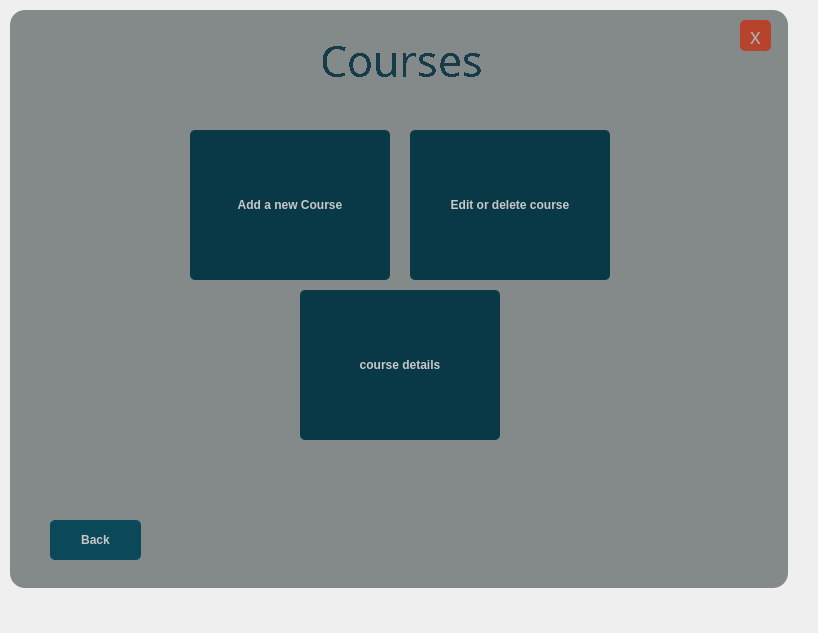
<?xml version="1.0" encoding="UTF-8"?>
<ui version="4.0">
 <class>MainWindow</class>
 <widget class="QMainWindow" name="MainWindow">
  <property name="geometry">
   <rect>
    <x>0</x>
    <y>0</y>
    <width>818</width>
    <height>633</height>
   </rect>
  </property>
  <property name="windowTitle">
   <string>MainWindow</string>
  </property>
  <widget class="QWidget" name="centralwidget">
   <widget class="QFrame" name="frame">
    <property name="geometry">
     <rect>
      <x>10</x>
      <y>10</y>
      <width>778</width>
      <height>578</height>
     </rect>
    </property>
    <property name="styleSheet">
     <string notr="true">background-color: rgb(164, 171, 172);
border-radius:15px;</string>
    </property>
    <property name="frameShape">
     <enum>QFrame::StyledPanel</enum>
    </property>
    <property name="frameShadow">
     <enum>QFrame::Raised</enum>
    </property>
    <widget class="QLabel" name="DarkShade_2">
     <property name="enabled">
      <bool>true</bool>
     </property>
     <property name="geometry">
      <rect>
       <x>0</x>
       <y>0</y>
       <width>778</width>
       <height>578</height>
      </rect>
     </property>
     <property name="styleSheet">
      <string notr="true">background-color:rgba(0,0,0,50);
border-radius:15px;
</string>
     </property>
     <property name="text">
      <string/>
     </property>
    </widget>
    <widget class="QPushButton" name="exit_button">
     <property name="geometry">
      <rect>
       <x>730</x>
       <y>10</y>
       <width>31</width>
       <height>31</height>
      </rect>
     </property>
     <property name="font">
      <font>
       <family>Stencil</family>
       <pointsize>16</pointsize>
      </font>
     </property>
     <property name="styleSheet">
      <string notr="true">QPushButton#exit_button{
	background-color:rgb(184, 67, 44);
	border-radius:5px;
color:rgb(170, 170, 170);
}
QPushButton#exit_button:hover{	
	background-color: qlineargradient(spread:pad, x1:0.99, y1:1, x2:0, y2:0, stop:0.119403 rgba(136, 48, 33, 255), stop:0.791045 rgba(37, 44, 38, 255));
	border-radius:5px;
color:rgb(170, 170, 170);
}
QPushButton#exit_button:pressed{
	padding-left:5px;
padding-top:5px;
	background-color: qlineargradient(spread:pad, x1:0.99, y1:1, x2:0, y2:0, stop:0.119403 rgba(4, 29, 36, 255), stop:0.791045 rgba(37, 44, 38, 255));
	border-radius:5px;
color:rgb(170, 170, 170);
}


</string>
     </property>
     <property name="text">
      <string>x</string>
     </property>
    </widget>
    <widget class="QLabel" name="Program_name">
     <property name="geometry">
      <rect>
       <x>310</x>
       <y>-10</y>
       <width>191</width>
       <height>121</height>
      </rect>
     </property>
     <property name="font">
      <font>
       <family>Dubai Medium</family>
       <pointsize>32</pointsize>
       <weight>50</weight>
       <italic>false</italic>
       <bold>false</bold>
       <underline>false</underline>
       <strikeout>false</strikeout>
       <stylestrategy>NoAntialias</stylestrategy>
       <kerning>true</kerning>
      </font>
     </property>
     <property name="styleSheet">
      <string notr="true">color:rgb(22, 60, 73);
background:none;</string>
     </property>
     <property name="text">
      <string>Courses</string>
     </property>
    </widget>
    <widget class="QPushButton" name="Add_Button">
     <property name="geometry">
      <rect>
       <x>180</x>
       <y>120</y>
       <width>200</width>
       <height>150</height>
      </rect>
     </property>
     <property name="font">
      <font>
       <pointsize>9</pointsize>
       <weight>75</weight>
       <bold>true</bold>
      </font>
     </property>
     <property name="styleSheet">
      <string notr="true">QPushButton#Add_Button{
	background-color: rgb(9, 57, 71);
	border-radius:5px;
color:rgb(200,200,200);
}
QPushButton#Add_Button:hover{	
	background-color: qlineargradient(spread:pad, x1:0.99, y1:1, x2:0, y2:0, stop:0.119403 rgba(19, 122, 150, 255), stop:0.791045 rgba(37, 44, 38, 255));
	border-radius:5px;
color:rgb(170, 170, 170);
}
QPushButton#Add_Button:pressed{
	padding-left:5px;
padding-top:5px;
	background-color: qlineargradient(spread:pad, x1:0.99, y1:1, x2:0, y2:0, stop:0.119403 rgba(4, 29, 36, 255), stop:0.791045 rgba(37, 44, 38, 255));
	border-radius:5px;
color:rgb(170, 170, 170);
}

</string>
     </property>
     <property name="text">
      <string>Add a new Course</string>
     </property>
    </widget>
    <widget class="QPushButton" name="edit_Button">
     <property name="geometry">
      <rect>
       <x>400</x>
       <y>120</y>
       <width>200</width>
       <height>150</height>
      </rect>
     </property>
     <property name="maximumSize">
      <size>
       <width>16777215</width>
       <height>16777215</height>
      </size>
     </property>
     <property name="font">
      <font>
       <pointsize>9</pointsize>
       <weight>75</weight>
       <bold>true</bold>
      </font>
     </property>
     <property name="styleSheet">
      <string notr="true">QPushButton#edit_Button{
	
	
	background-color: rgb(9, 57, 71);
	border-radius:5px;
color:rgb(200,200,200);
}
QPushButton#edit_Button:hover{	
	background-color: qlineargradient(spread:pad, x1:0.99, y1:1, x2:0, y2:0, stop:0.119403 rgba(19, 122, 150, 255), stop:0.791045 rgba(37, 44, 38, 255));
	border-radius:5px;
color:rgb(170, 170, 170);
}
QPushButton#edit_Button:pressed{
	padding-left:5px;
padding-top:5px;
	background-color: qlineargradient(spread:pad, x1:0.99, y1:1, x2:0, y2:0, stop:0.119403 rgba(4, 29, 36, 255), stop:0.791045 rgba(37, 44, 38, 255));
	border-radius:5px;
color:rgb(170, 170, 170);
}

</string>
     </property>
     <property name="text">
      <string>Edit or delete course</string>
     </property>
    </widget>
    <widget class="QPushButton" name="BackButton">
     <property name="geometry">
      <rect>
       <x>40</x>
       <y>510</y>
       <width>91</width>
       <height>40</height>
      </rect>
     </property>
     <property name="maximumSize">
      <size>
       <width>100</width>
       <height>40</height>
      </size>
     </property>
     <property name="font">
      <font>
       <pointsize>9</pointsize>
       <weight>75</weight>
       <bold>true</bold>
      </font>
     </property>
     <property name="styleSheet">
      <string notr="true">QPushButton#BackButton{
	
	
	background-color: rgb(11, 72, 89);
	border-radius:5px;
color:rgb(200,200,200);
}
QPushButton#BackButton:hover{	
	background-color: qlineargradient(spread:pad, x1:0.99, y1:1, x2:0, y2:0, stop:0.119403 rgba(19, 122, 150, 255), stop:0.791045 rgba(37, 44, 38, 255));
	border-radius:5px;
color:rgb(170, 170, 170);
}
QPushButton#BackButton:pressed{
	padding-left:5px;
padding-top:5px;
	background-color: qlineargradient(spread:pad, x1:0.99, y1:1, x2:0, y2:0, stop:0.119403 rgba(4, 29, 36, 255), stop:0.791045 rgba(37, 44, 38, 255));
	border-radius:5px;
color:rgb(170, 170, 170);
}

</string>
     </property>
     <property name="text">
      <string>Back</string>
     </property>
    </widget>
    <widget class="QPushButton" name="detailsButton">
     <property name="geometry">
      <rect>
       <x>290</x>
       <y>280</y>
       <width>200</width>
       <height>150</height>
      </rect>
     </property>
     <property name="font">
      <font>
       <pointsize>9</pointsize>
       <weight>75</weight>
       <bold>true</bold>
      </font>
     </property>
     <property name="styleSheet">
      <string notr="true">QPushButton#detailsButton{
	background-color: rgb(9, 57, 71);
	border-radius:5px;
color:rgb(200,200,200);
}
QPushButton#detailsButton:hover{	
	background-color: qlineargradient(spread:pad, x1:0.99, y1:1, x2:0, y2:0, stop:0.119403 rgba(19, 122, 150, 255), stop:0.791045 rgba(37, 44, 38, 255));
	border-radius:5px;
color:rgb(170, 170, 170);
}
QPushButton#detailsButton:pressed{
	padding-left:5px;
padding-top:5px;
	background-color: qlineargradient(spread:pad, x1:0.99, y1:1, x2:0, y2:0, stop:0.119403 rgba(4, 29, 36, 255), stop:0.791045 rgba(37, 44, 38, 255));
	border-radius:5px;
color:rgb(170, 170, 170);
}

</string>
     </property>
     <property name="text">
      <string>course details</string>
     </property>
    </widget>
   </widget>
  </widget>
 </widget>
 <tabstops>
  <tabstop>Add_Button</tabstop>
  <tabstop>edit_Button</tabstop>
  <tabstop>detailsButton</tabstop>
  <tabstop>BackButton</tabstop>
  <tabstop>exit_button</tabstop>
 </tabstops>
 <resources/>
 <connections/>
</ui>
